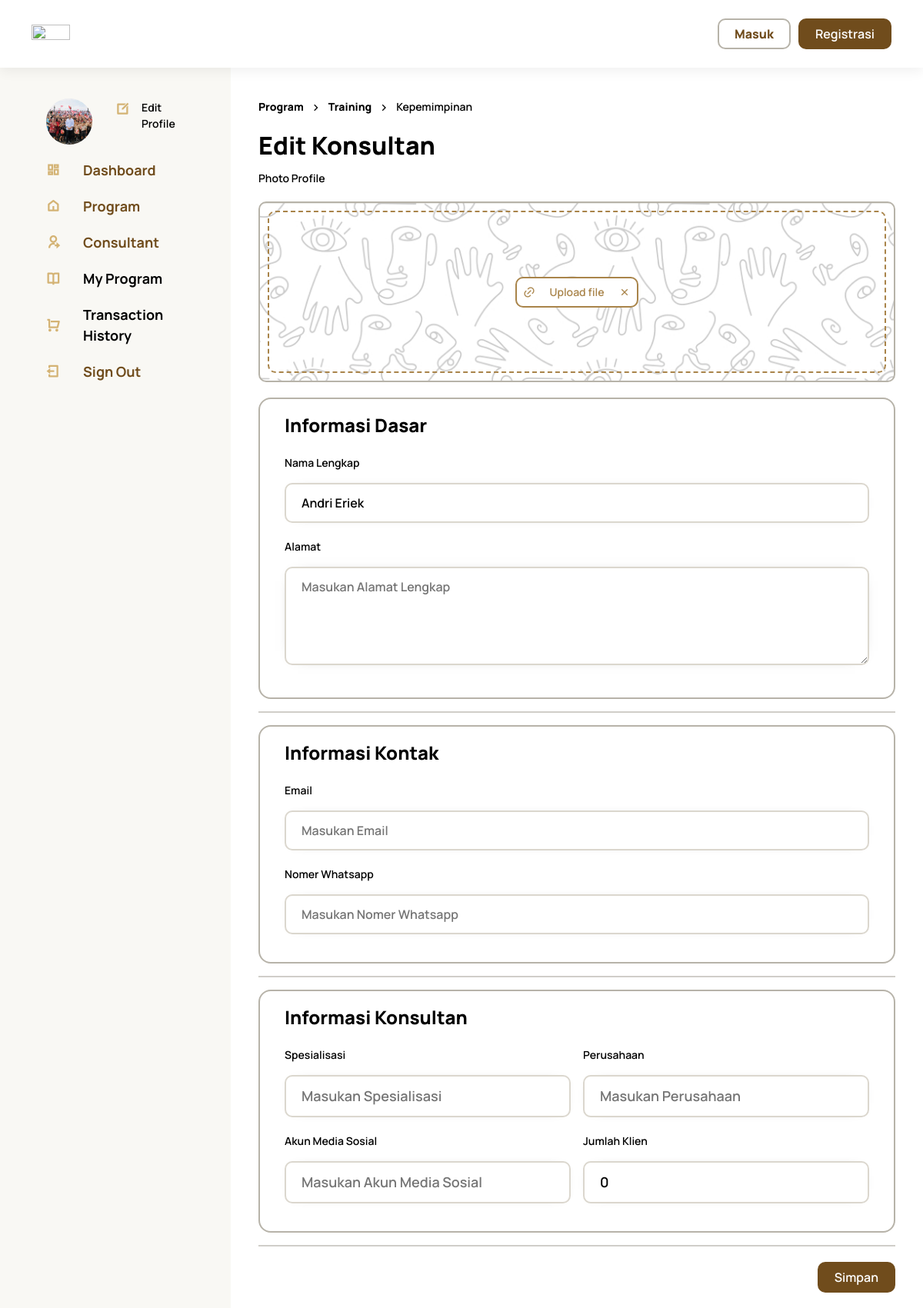
/admin/edit_consultant/1, run on an earlier commit of the app's database.
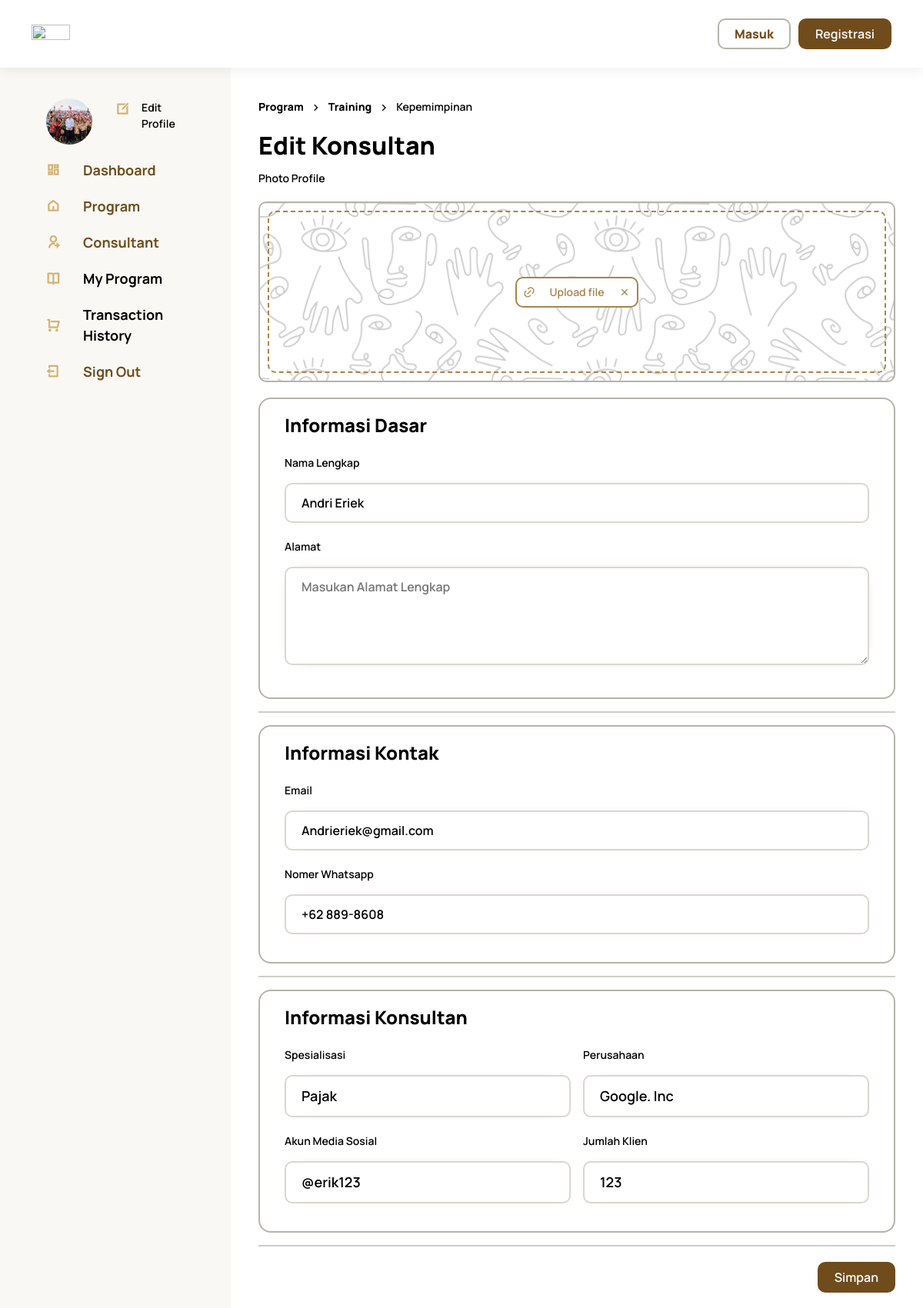
And on a later commit of the database.
### tables this page shows
CREATE TABLE `consultant` (
  `id` int(8) NOT NULL,
  `name` varchar(20) NOT NULL,
  `profesi` varchar(20) NOT NULL,
  `profile` text NOT NULL,
  `photo` varchar(225) NOT NULL,
  `alamat` text NOT NULL,
  `email` varchar(100) NOT NULL,
  `no_handphone` varchar(12) NOT NULL,
  `link_group` varchar(255) NOT NULL,
  `bahasa` varchar(20) NOT NULL,
  `perusahaan` varchar(100) NOT NULL,
  `sertifikasi` varchar(255) NOT NULL,
  `sertif_start` date DEFAULT NULL,
  `sertif_end` date DEFAULT NULL,
  `akun_media` varchar(100) NOT NULL,
  `jumlah_client` int(11) NOT NULL,
  `spesialisasi` varchar(50) NOT NULL
);

### application/controllers/Admin.php (called while the page is built, shortened)
<?php
class Admin extends CI_Controller
{
    public function __construct()
    {
        $this->load->library('form_validation');
    }
    public function edit_consultant($id)
    {
        $this->load->model("ConsultantModel");
        $data['consultant'] = $this->ConsultantModel->editConsultant($id);
        $data['page_title'] = 'Edit';
        $data['user']    = $this->db->get_where('users', ['email' =>
        $this->session->userdata('email')])->row_array();
        $this->load->view('main/admin/edit_consultant', $data);
    }
}

### index.php (called while the page is built, shortened)
<?php
require_once BASEPATH.'core/CodeIgniter.php';

### application/models/ConsultantModel.php (called while the page is built, shortened)
<?php
class ConsultantModel extends CI_MOdel
{
    public function editConsultant($id)
    {
        return $this->db->get_where('consultant', ['id' => $id])->row_array();
    }
}

### application/views/main/admin/edit_consultant.php (the view, shortened to what the changed rows need)
<!DOCTYPE html>
<html lang="en">
<head>
    <link rel="stylesheet" href="<?php echo base_url('assets/css/home.css'); ?>">
    <link rel="stylesheet" href="<?php echo base_url('assets/css/_partials/sidebar.css'); ?>">
    <link rel="stylesheet" href="<?php echo base_url('assets/css/admin/home.css'); ?>">
    <link rel="stylesheet" href="<?php echo base_url('assets/css/admin/consultant.css'); ?>">
</head>
<body>
    <div class="container-fluid">
        <div class="row ">
            <div class="col">
                <div class="container container-consultant">
                    <h4>Edit Konsultan</h3>
                        <form action="<?= base_url() . 'admin/updateConsultant/' . $consultant['id'] ?>"
                            enctype="multipart/form-data" method="POST">
                            <div class="card-consultant">
                                <div class="form-input">
                                    <p>Nama Lengkap</p>
                                    <input class="log-input" type="text" placeholder="Masukan Nama Lengkap" name="name"
                                        id="" value="<?php echo $consultant['name']; ?>">
                                </div>
                            </div>
                            <div class="card-consultant">
                                <div class="form-input">
                                    <p>Email</p>
                                    <input class="log-input" type="text" placeholder="Masukan Email" name="email" id=""
                                        value="<?php echo $consultant['email']; ?>">
                                </div>
                                <div class="form-input">
                                    <p>Nomer Whatsapp</p>
                                    <input class="log-input" type="text" placeholder="Masukan Nomer Whatsapp"
                                        name="no_handphone" id="" value="<?php echo $consultant['no_handphone']; ?>">
                                </div>
                            </div>
                            <div class="card-consultant">
                                <div class="form-input">
                                    <div class="date-time gap-3">
                                        <div class="col">
                                            <p>Spesialisasi</p>
                                            <input class="log-input" type="text" name="spesialisasi"
                                                placeholder="Masukan Spesialisasi"
                                                value="<?php echo $consultant['spesialisasi']; ?>">
                                        </div>
                                        <div class="col">
                                            <p>Perusahaan</p>
                                            <input class="log-input" type="text" name="perusahaan"
                                                placeholder="Masukan Perusahaan"
                                                value="<?php echo $consultant['perusahaan']; ?>">
                                        </div>
                                    </div>
                                </div>
                                <div class="form-input">
                                    <div class="date-time gap-3">
                                        <div class="col">
                                            <p>Akun Media Sosial</p>
                                            <input class="log-input" type="text" name="akun_media"
                                                placeholder="Masukan Akun Media Sosial"
                                                value="<?php echo $consultant['akun_media']; ?>">
                                        </div>
                                        <div class="col">
                                            <p>Jumlah Klien</p>
                                            <input class="log-input" type="number" name="jumlah_client"
                                                placeholder="Masukan Link Akun"
                                                value="<?php echo $consultant['jumlah_client']; ?>">
                                        </div>
                                    </div>
                                </div>
                            </div>
                        </form>
                </div>
            </div>
        </div>
    </div>
</body>
</html>

What changed in the data, as far as the page shows it:
changed consultant "Andri Eriek": email (not shown) → "Andrieriek@gmail.com"; no_handphone (not shown) → "+62 889-8608"; spesialisasi (not shown) → "Pajak"; perusahaan (not shown) → "Google. Inc"; akun_media (not shown) → "@erik123"; jumlah_client "0" → "123"
